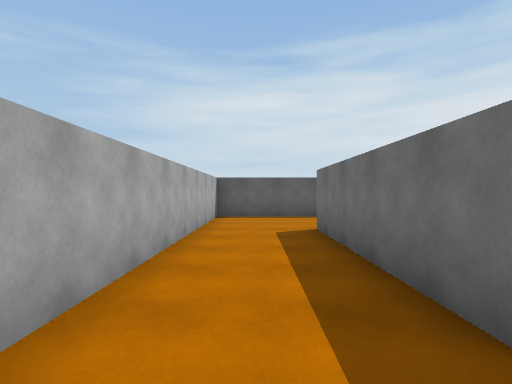
View 1 (above)

17 first-person views from a walk through a 3-D level made in the Unity game engine. The camera is 1.4 m above the floor, looks level and sees 80° across. The floor is counted in squares, 1.8 m on a side. Each view is taken from the middle of a square. On the plan, view 1 faces up. The plan holds only what a view shows up to about 11 squares ahead; the rest is blank. The place goes on beyond the plan. The player is left out.

View 2
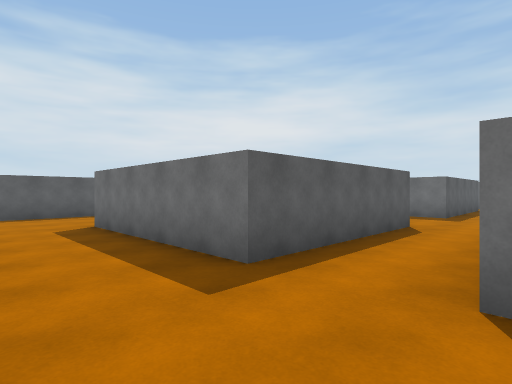

View 3
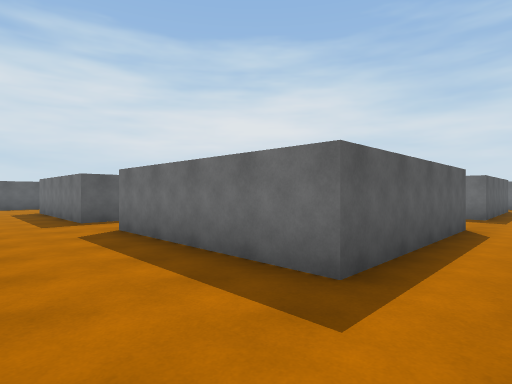

View 4
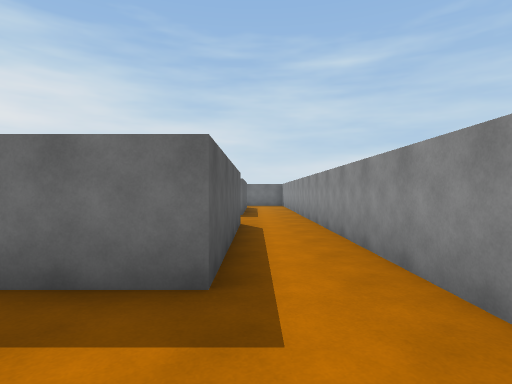

View 5
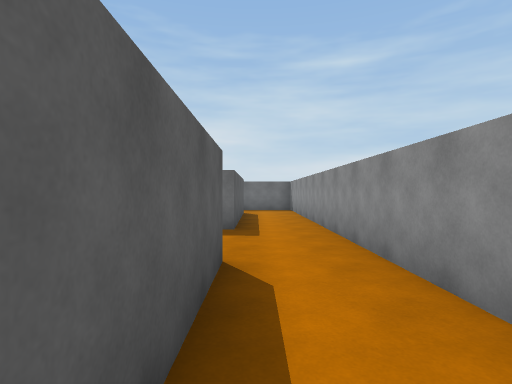

View 6
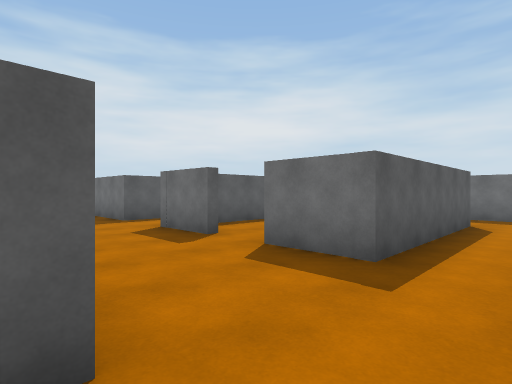

View 7
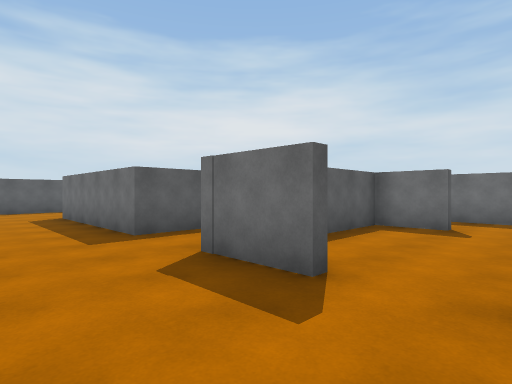

View 8
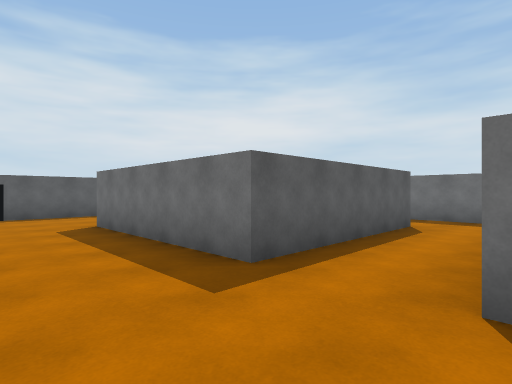

View 9
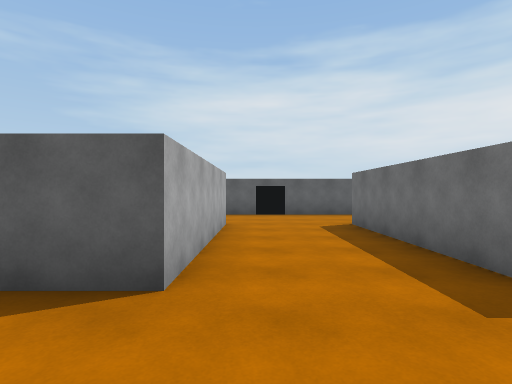

View 10
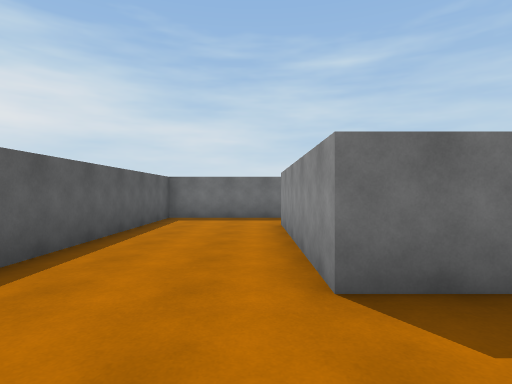

View 11
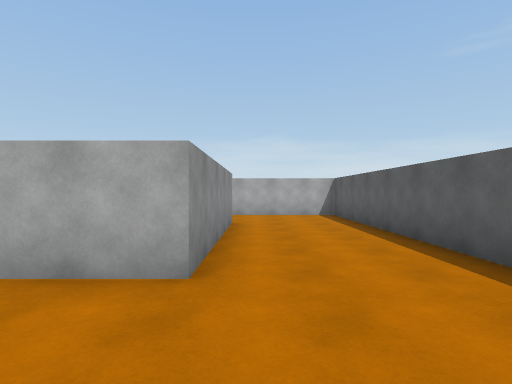

View 12
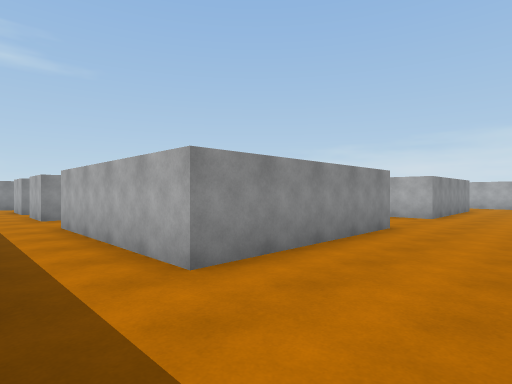

View 13
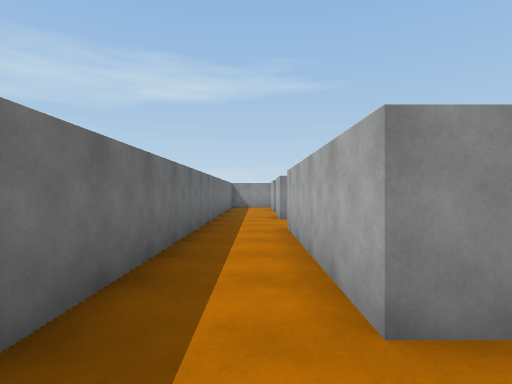

View 14
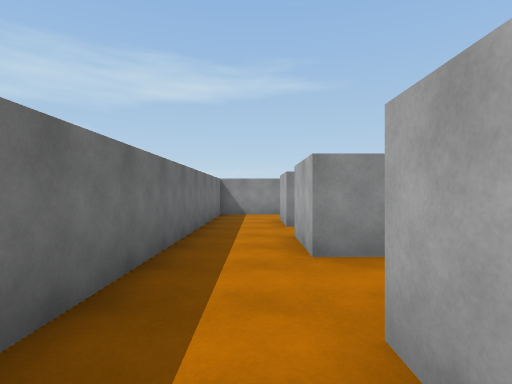

View 15
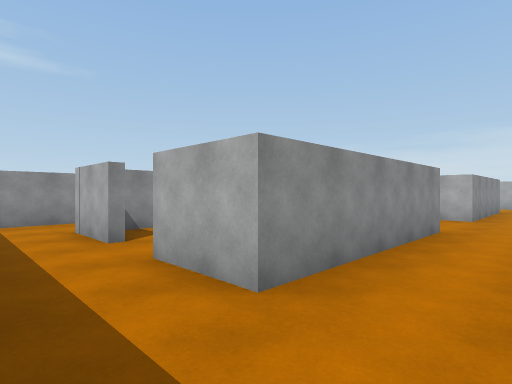

View 16
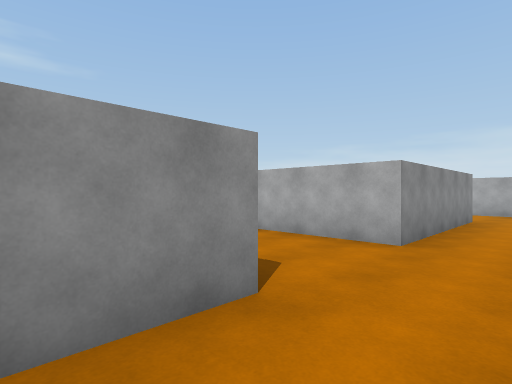

View 17
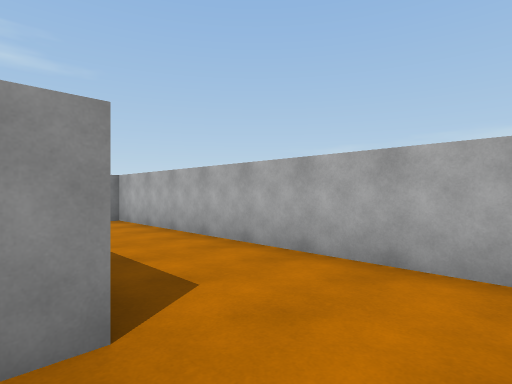

### Floor plan
Ten units are one square. View 1 is at (0, 0); x grows to the right and y downward. Boxes are objects, and circles mark ways between rooms. Rooms are numbered by the first view taken in them; rooms with no view inside come last. Other rooms are left out.
<svg viewBox="-17 -101 184 181">
<path fill="none" stroke="#000" d="M63 -14 14 -14 14 -64 63 -64 63 -14M93 -14 93 -64 143 -64 143 -14 93 -14M93 25 93 6 143 6 143 25M65 56 14 56 14 6 63 6 63 26M162 25 162 -96 -12 -96 -12 75M143 56 93 56 93 38M8 75 135 75M141 25 141 9 108 9M129 53 135 53M143 38 143 56M135 75 162 75 162 25M63 26 63 36"/>
<circle cx="130" cy="70" r="3" fill="#2a7"/>
<circle cx="155" cy="15" r="3" fill="#2a7"/>
<circle cx="75" cy="15" r="3" fill="#2a7"/>
<circle cx="75" cy="45" r="3" fill="#2a7"/>
<circle cx="140" cy="30" r="3" fill="#2a7"/>
<circle cx="90" cy="30" r="3" fill="#2a7"/>
<text x="70" y="-20">1</text>
<text x="120" y="30">2</text>
<text x="150" y="50">3</text>
<text x="80" y="30">4</text>
</svg>
Room 1 opens to room 3. Room 1 opens to room 4. Room 2 opens to room 3. Room 2 opens to room 4.

Where each view was taken, in squares from view 1:
view 1: 0 up, 0 right, facing up
view 2: 1 down, 1 left, facing up-right
view 3: 7 down, 1 left, facing up-right
view 4: 6 down, 1 left, facing right
view 5: 6 down, 3 right, facing right
view 6: 7 down, 6 right, facing up-right
view 7: 4 down, 7 right, facing up-right
view 8: 1 down, 7 right, facing up-right
view 9: 1 down, 7 right, facing up
view 10: 7 up, 7 right, facing right
view 11: 7 up, 9 right, facing left
view 12: 9 up, 16 right, facing down-left
view 13: 8 up, 15 right, facing down
view 14: 3 up, 15 right, facing down
view 15: 1 up, 16 right, facing down-left
view 16: 1 up, 11 right, facing down-left
view 17: 1 up, 2 right, facing down-left
